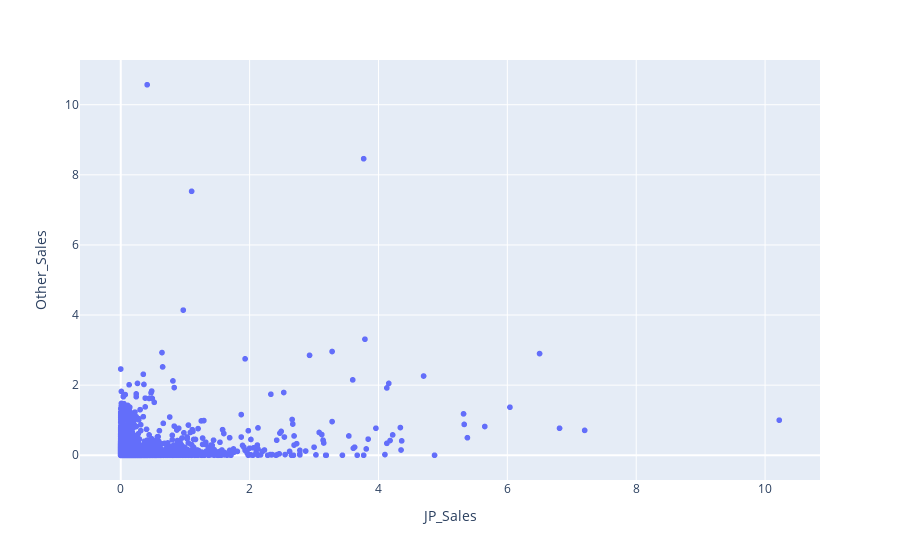

The code cell stored with this chart in its notebook:
### Code cell
scatter_fig2.show()

### Figure 1 — Plotly figure (JSON) as saved in the notebook; plotly's stock layout.template omitted (floating-point values rounded to 4 significant figures; data arrays with more than 128 entries replaced by an {"elided": "..."} marker saying what was removed)
{"data": [{"hovertemplate": "JP_Sales=%{x}<br>Other_Sales=%{y}<extra></extra>", "legendgroup": "", "marker": {"color": "#636efa", "symbol": "circle"}, "mode": "markers", "name": "", "showlegend": false, "type": "scattergl", "x": {"elided": "16291 float values"}, "xaxis": "x", "y": {"elided": "16291 float values"}, "yaxis": "y"}], "layout": {"legend": {"tracegroupgap": 0}, "margin": {"t": 60}, "xaxis": {"anchor": "y", "domain": [0, 1], "title": {"text": "JP_Sales"}}, "yaxis": {"anchor": "x", "domain": [0, 1], "title": {"text": "Other_Sales"}}}}
